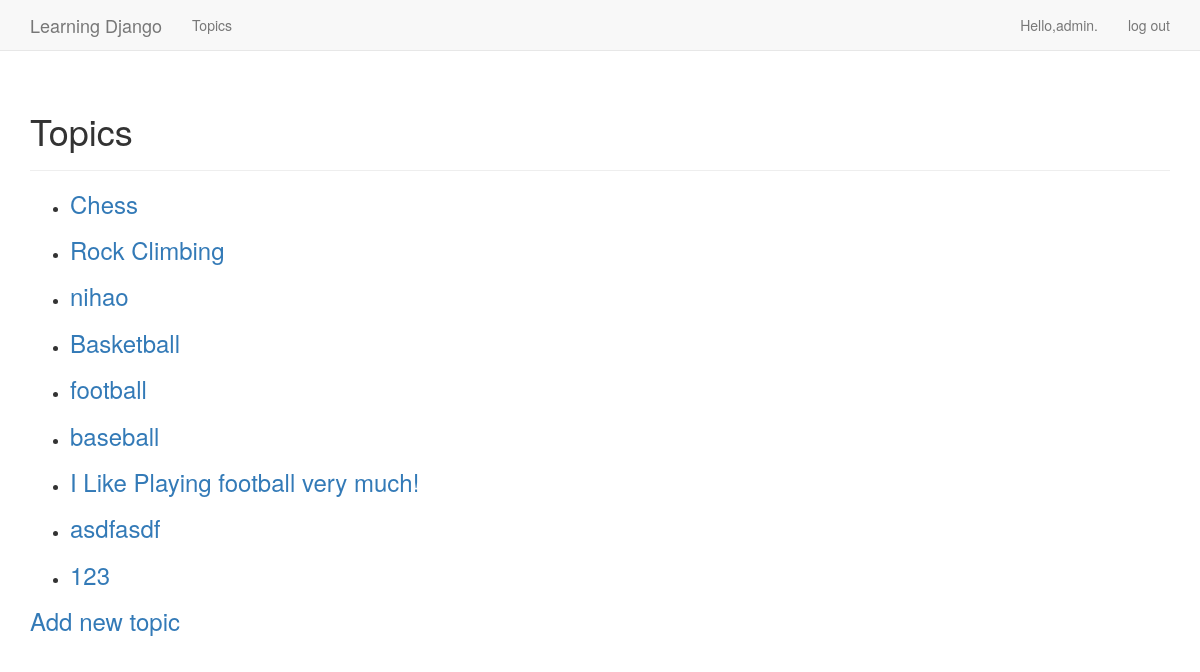
The app's page /topics/ (signed in) with its own data.
### learning_djangos/models.py (models this page shows)
class Topic(models.Model):
    text = models.CharField(max_length=200)
    date_added = models.DateTimeField(auto_now_add=True)
    owner = models.ForeignKey(User, on_delete=models.CASCADE)
    def __str__(self):
        return self.text

### learning_djangos/views.py (the view)
# urls.py: url(r'^topics/$', views.topics, name='topics'),
@login_required
def topics(request):
    topics = Topic.objects.filter(owner=request.user).order_by('date_added')
    context = {'topics': topics}
    return render(request, 'learning_djangos/topics.html', context)

### learning_djangos/templates/learning_djangos/topics.html
{% extends 'learning_djangos/base.html' %}
{% block header %}
  <h1>Topics</h1>
{% endblock header %}
{% block content%}
    <ul>
        {% for topic in topics %}
          <li>
              <h3>
                  <a href="{% url 'topic' topic.id %}">{{ topic }}</a>
              </h3>
          </li>
        {% empty %}
          <li>No topics have heen added yet.</li>
        {% endfor %}
    </ul>
    <h3><a href="{% url 'new_topic' %}">Add new topic</a> </h3>
{% endblock content %}

### learning_djangos/templates/learning_djangos/base.html (shortened to what this page needs)
{% load bootstrap3 %}
<!DOCTYPE html>
<html lang="en">
<head>
    {% bootstrap_css %}
</head>
<body>
    <nav class="navbar navbar-default navbar-static-top">
        <div class="container">
            <div class="navbar-header">
                <a class="navbar-brand" href="{% url 'index' %}">
                    Learning Django
                </a>
            </div>
            <div id="navbar" class="navbar-collapse collapse">
                <ul class="nav navbar-nav">
                    <li><a href="{% url 'topics' %}">Topics</a> </li>
                </ul>
                <ul class="nav navbar-nav navbar-right">
                    {% if user.is_authenticated %}
                        <li><a>Hello,{{ user.username }}.</a></li>
                        <li><a href="{% url 'logout' %}">log out</a> </li>
                    {% else %}
                        <li><a href="{% url 'register' %}">register</a> </li>
                        <li><a href="{% url 'login' %}">log in</a></li>
                    {% endif %}
                </ul>
            </div>
        </div>
    </nav>
    <div class="container">
        <div class="page-header">
            {% block header %}{% endblock header %}
        </div>
        <div>
            {% block content %}{% endblock content %}
        </div>
    </div>
</body>
</html>

### records on screen
Topic: text "Chess"
Topic: text "Rock Climbing"
Topic: text "nihao"
Topic: text "Basketball"
Topic: text "football"
Topic: text "baseball"
Topic: text "I Like Playing football very much!"
Topic: text "asdfasdf"
Topic: text "123"

### other values on screen
{{ user.username }} "admin"
